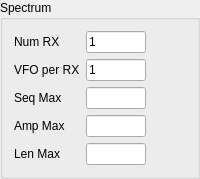
    <widget class="QGroupBox" name="groupBox">
     <property name="sizePolicy">
      <sizepolicy hsizetype="Fixed" vsizetype="Fixed">
       <horstretch>0</horstretch>
       <verstretch>0</verstretch>
      </sizepolicy>
     </property>
     <property name="title">
      <string>Spectrum</string>
     </property>
     <layout class="QVBoxLayout" name="verticalLayout_13">
      <item>
       <layout class="QFormLayout" name="formLayout_2">
        <item row="2" column="0">
         <widget class="QLabel" name="label_4">
          <property name="text">
           <string>Seq Max</string>
          </property>
         </widget>
        </item>
        <item row="4" column="0">
         <widget class="QLabel" name="label_5">
          <property name="text">
           <string>Len Max</string>
          </property>
         </widget>
        </item>
        <item row="3" column="0">
         <widget class="QLabel" name="label_6">
          <property name="text">
           <string>Amp Max</string>
          </property>
         </widget>
        </item>
        <item row="3" column="1">
         <widget class="QLineEdit" name="ampMax">
          <property name="sizePolicy">
           <sizepolicy hsizetype="Fixed" vsizetype="Fixed">
            <horstretch>0</horstretch>
            <verstretch>0</verstretch>
           </sizepolicy>
          </property>
          <property name="maximumSize">
           <size>
            <width>60</width>
            <height>16777215</height>
           </size>
          </property>
          <property name="inputMask">
           <string>000</string>
          </property>
         </widget>
        </item>
        <item row="4" column="1">
         <widget class="QLineEdit" name="lenMax">
          <property name="sizePolicy">
           <sizepolicy hsizetype="Fixed" vsizetype="Fixed">
            <horstretch>0</horstretch>
            <verstretch>0</verstretch>
           </sizepolicy>
          </property>
          <property name="maximumSize">
           <size>
            <width>60</width>
            <height>16777215</height>
           </size>
          </property>
          <property name="inputMask">
           <string>000</string>
          </property>
         </widget>
        </item>
        <item row="2" column="1">
         <widget class="QLineEdit" name="seqMax">
          <property name="sizePolicy">
           <sizepolicy hsizetype="Fixed" vsizetype="Fixed">
            <horstretch>0</horstretch>
            <verstretch>0</verstretch>
           </sizepolicy>
          </property>
          <property name="minimumSize">
           <size>
            <width>0</width>
            <height>0</height>
           </size>
          </property>
          <property name="maximumSize">
           <size>
            <width>60</width>
            <height>16777215</height>
           </size>
          </property>
          <property name="inputMask">
           <string>00</string>
          </property>
         </widget>
        </item>
        <item row="0" column="0">
         <widget class="QLabel" name="label_14">
          <property name="text">
           <string>Num RX</string>
          </property>
         </widget>
        </item>
        <item row="0" column="1">
         <widget class="QLineEdit" name="numReceiver">
          <property name="maximumSize">
           <size>
            <width>60</width>
            <height>16777215</height>
           </size>
          </property>
          <property name="text">
           <string>1</string>
          </property>
         </widget>
        </item>
        <item row="1" column="0">
         <widget class="QLabel" name="label_15">
          <property name="text">
           <string>VFO per RX</string>
          </property>
         </widget>
        </item>
        <item row="1" column="1">
         <widget class="QLineEdit" name="numVFO">
          <property name="maximumSize">
           <size>
            <width>60</width>
            <height>16777215</height>
           </size>
          </property>
          <property name="text">
           <string>1</string>
          </property>
         </widget>
        </item>
       </layout>
      </item>
     </layout>
    </widget>
